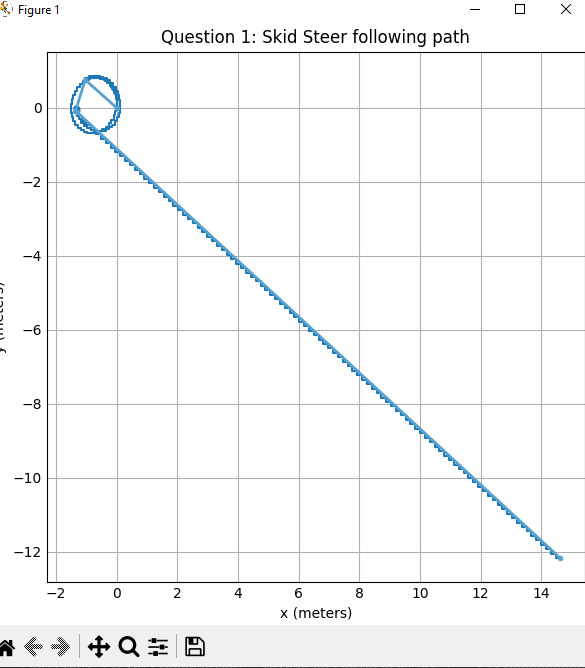

The Python source for this figure:
import math
import matplotlib.pyplot as plt
from matplotlib.pyplot import draw

import numpy
import numpy as np

plt.style.use('_mpl-gallery')


def kinematics(l, r, W, x, y, theta, DT):
    xNew = x - .5 * (l + r) * np.sin(theta) * DT
    yNew = y + .5 * (l + r) * np.cos(theta) * DT
    thetaNew = theta + (1 / W) * (r - l) * DT
    aVel = (1 / W) * (r - l)
    xVel = -.5 * (l + r) * np.sin(theta)
    yVel = .5 * (l + r) * np.cos(theta)
    return xNew, yNew, thetaNew, aVel, xVel, yVel

WIDTH = .3
DT = .1
time = 0
xNot = 0
yNot = 0
theta = 0
xCoord = [xNot]
yCoord = [yNot]
xPoint = [xNot]
yPoint = [yNot]

kList = [(5, 1, 1.5), (3, -1, -1.5), (8, .8, -2), (10, 2, 2)]
print("Position: (" + str(xNot) + ", " + str(yNot) + ") at T = " + str(time))

for x in range(0, 4):
    for y in range(0, kList[x][0] * 10):
        xNot, yNot, theta, angVel, xV, yV = kinematics(kList[x][1], kList[x][2], WIDTH, xNot, yNot, theta, DT)
        xCoord.append(xNot)
        yCoord.append(yNot)
        time += .1
        print("Position: (" + str(xNot) + ", " + str(yNot) + ") at T = " + str(time))
        # print("Trajectory: (" + str(xV) + ", " + str(yV) + ") Angular Velocity = " + str(angVel))

    xPoint.append(xNot)
    yPoint.append(yNot)

fig, ax = plt.subplots(constrained_layout=True, figsize=(6, 6))
ax.step(xCoord, yCoord)
ax.set_xlabel('x (meters)')
ax.set_ylabel('y (meters)')
plt.title("Question 1: Skid Steer following path")
plt.plot(xPoint, yPoint, linewidth=2, marker='.')
plt.show()
